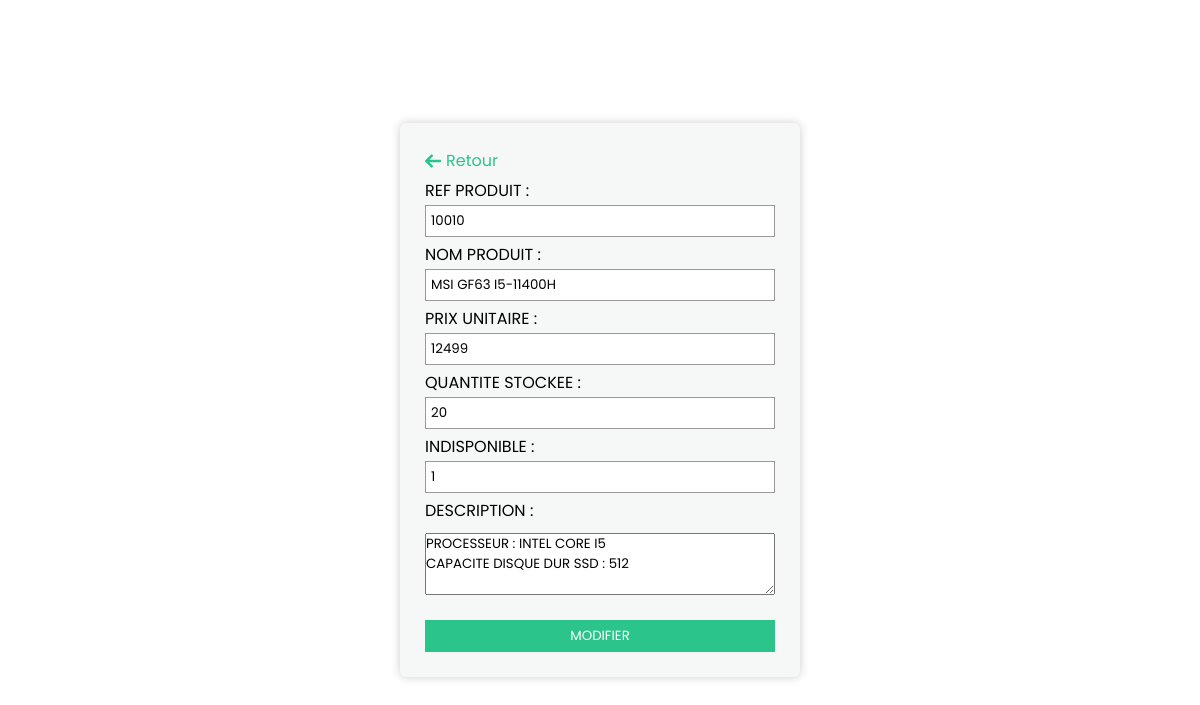
Page /modifier/mod-client.php?id=10010 on the committed database.
### tables this page shows
CREATE TABLE `produit` (
  `refProduit` int(11) NOT NULL,
  `nomProduit` varchar(64) NOT NULL,
  `prixUnitaire` int(11) NOT NULL,
  `qteStockee` int(11) NOT NULL,
  `indisponible` enum('0','1') NOT NULL,
  `img` varchar(255) NOT NULL,
  `desc` text NOT NULL
);

### modifier/mod-client.php (the view, shortened to what this page needs)
<!DOCTYPE html>
<html lang="en">
<head>
    <link rel="stylesheet" href="../style.css">
</head>
<body>
<?php
$con = mysqli_connect('localhost','root','','mini_projet') or die('error');
?>
<?php
          $id = $_GET['id'];
          $req = mysqli_query($con , "SELECT `refProduit`, `nomProduit`, `prixUnitaire`, `qteStockee`, `indisponible`,`desc` FROM produit WHERE  refProduit = $id");
          $row = mysqli_fetch_assoc($req);
    ?>
    <div class="form">
    <a href="../product.php" class="back_btn"><img src="../images/back.png"> Retour</a>
        <form action="" method="POST">
            <label>Ref Produit :</label>
            <input type="text" name="num_ref" value="<?=$row['refProduit']?>">
            <label>Nom Produit :</label>
            <input type="text" name="nom_produit" value="<?=$row['nomProduit']?>">
            <label>Prix Unitaire :</label>
            <input type="text" name="p_unitaire" value="<?=$row['prixUnitaire']?>">
            <label>Quantite stockee :</label>
            <input type="text" name="qte_stocke" value="<?=$row['qteStockee']?>">
            <label>Indisponible : </label>
            <input type="text" name="indisponible" value="<?=$row['indisponible']?>">
            <label>Description :</label>
            <textarea id="story" name="descp" rows="3" cols="33" style="margin-top: 10px; outline: none;"><?=$row['desc']?></textarea>
            <input type="submit" value="Modifier" name="button">
        </form>
    </div>
</body>
</html>

### Client/Style.css (style rules this page uses)
* { margin: 0; padding: 0; box-sizing: border-box; font-family: 'Poppins', sans-serif; }
img { height: 25px; }
.form { background-color: #f6f8f8; padding: 250px; box-shadow: 0 0 10px rgba(0,0,0,0.2); border-radius: 6px; }
.form form { display: flex; width: 350px; flex-direction: column; }
.back_btn { color: #2bc48a; text-decoration: 0; display: flex; align-items: center; }
.back_btn img { height: 16px; margin-right:5px ; }
label { margin-top: 5px; text-transform: uppercase; }
input { padding: 5px; border: 1px solid #999; outline: 0; margin-top: 2px; }
input[type="submit"] { margin-top: 25px; background-color: #2bc48a; border: 1px solid #2bc48a; cursor: pointer; color: #fff; text-transform: uppercase; }

### modifier/mod-client.php (style rules this page uses)
* { margin: 0; padding: 0; box-sizing: border-box; font-family: 'Poppins', sans-serif; }
body { display: flex; align-items: center; justify-content: center; min-height: 100vh; position: relative; }
img { height: 25px; }
.form { background-color: #f6f8f8; padding: 25px; box-shadow: 0 0 10px rgba(0,0,0,0.2); border-radius: 6px; }
.form form { display: flex; width: 350px; flex-direction: column; }
.back_btn { color: #2bc48a; text-decoration: 0; display: flex; align-items: center; }
.back_btn img { height: 16px; margin-right:5px ; }
label { margin-top: 5px; text-transform: uppercase; }
input { padding: 5px; border: 1px solid #999; outline: 0; margin-top: 2px; }
input[type="submit"] { margin-top: 25px; background-color: #2bc48a; border: 1px solid #2bc48a; cursor: pointer; color: #fff; text-transform: uppercase; }

### rows in the picture
produit: num_ref "10010", nom_produit "MSI GF63 I5-11400H", p_unitaire "12499", qte_stocke "20", indisponible "1", descp "PROCESSEUR : INTEL CORE I5 CAPACITE DISQUE DUR SSD : 512"
